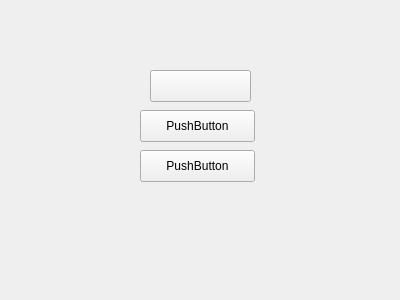
<?xml version="1.0" encoding="UTF-8"?>
<ui version="4.0">
 <class>StartMenu</class>
 <widget class="QWidget" name="StartMenu">
  <property name="geometry">
   <rect>
    <x>0</x>
    <y>0</y>
    <width>400</width>
    <height>300</height>
   </rect>
  </property>
  <property name="windowTitle">
   <string>Form</string>
  </property>
  <widget class="QPushButton" name="pushButton">
   <property name="geometry">
    <rect>
     <x>150</x>
     <y>70</y>
     <width>101</width>
     <height>32</height>
    </rect>
   </property>
   <property name="text">
    <string/>
   </property>
   <property name="icon">
    <iconset resource="res.qrc">
     <normaloff>:/images/icons/newgame.jpg</normaloff>:/images/icons/newgame.jpg</iconset>
   </property>
   <property name="iconSize">
    <size>
     <width>1000</width>
     <height>1000</height>
    </size>
   </property>
  </widget>
  <widget class="QPushButton" name="pushButton_2">
   <property name="geometry">
    <rect>
     <x>140</x>
     <y>110</y>
     <width>115</width>
     <height>32</height>
    </rect>
   </property>
   <property name="text">
    <string>PushButton</string>
   </property>
  </widget>
  <widget class="QPushButton" name="pushButton_3">
   <property name="geometry">
    <rect>
     <x>140</x>
     <y>150</y>
     <width>115</width>
     <height>32</height>
    </rect>
   </property>
   <property name="text">
    <string>PushButton</string>
   </property>
  </widget>
 </widget>
 <resources>
  <include location="res.qrc"/>
 </resources>
 <connections/>
</ui>
